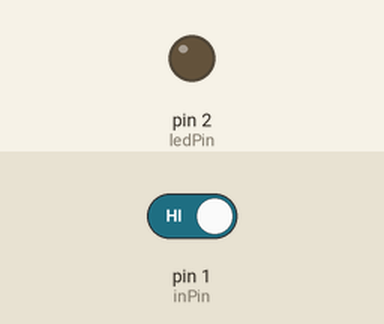
The sketch below on a simulated Arduino Uno, built with avr-gcc and run on an emulated ATmega328P. On the bench: output pins drawn as LEDs (lit = HIGH). The test bench sets the inputs (shaded band); at power-on: pin 1 (inPin) HIGH.

Above: at 1.2 s.
1.3 s: pin 1 (inPin) driven LOW
At 2.5 s:
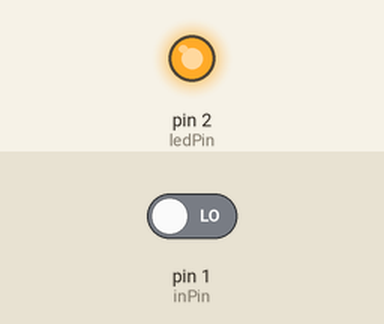
2.8 s: pin 1 (inPin) driven HIGH
At 3.7 s:
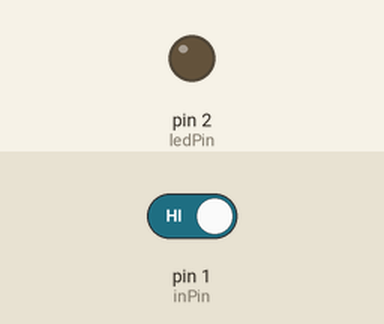
Timing chart, 0 to 5.8 s (numbered marks = the images above; inputs shaded):
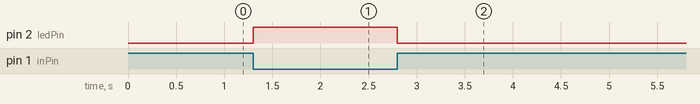

The sketch:

Q3.ino
```cpp
int ledPin = 2;
int inPin = 1;
int val = 0;
void setup()
{
pinMode(ledPin, OUTPUT);
pinMode(inPin, INPUT);
}
void loop()
{
val = digitalRead(inPin);

if (val == LOW){
digitalWrite(ledPin, HIGH);
}
else{
digitalWrite(ledPin, LOW);
}
}
```

Measured:
- after the input at 1.3 s, pin 2 (ledPin): LOW → HIGH at once
- after the input at 2.8 s, pin 2 (ledPin): HIGH → LOW at once
